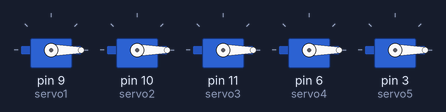
Recording of a sketch running on a simulated Arduino Uno, built with avr-gcc and run on an emulated ATmega328P. Parts: 5 × servo.

Above: at 0.1 s.
At 0.6 s:
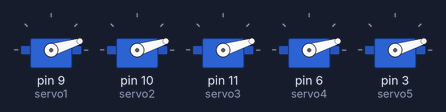
At 1.2 s:
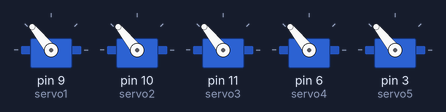
At 2.1 s:
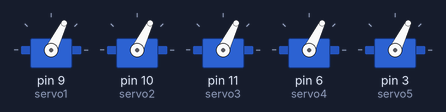
At 2.5 s:
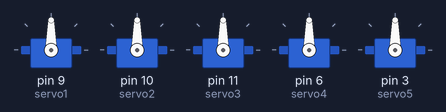
Timing chart, 0 to 4.0 s (numbered marks = the images above):
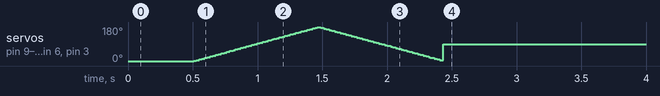

The sketch:

5servos.ino
```cpp
#include <Servo.h> // استدعاء مكتبة السيرفو

// 1. إنشاء 5 كائنات (Objects) للسيرفو
Servo servo1;
Servo servo2;
Servo servo3;
Servo servo4;
Servo servo5;

void setup() {
  // 2. توصيل كل سيرفو بالمنفذ (PIN) الخاص به
  servo1.attach(9);
  servo2.attach(10);
  servo3.attach(11);
  servo4.attach(6);
  servo5.attach(3);

  servo1.write(0);
  servo2.write(0);
  servo3.write(0);
  servo4.write(0);
  servo5.write(0);
  // الانتظار لحظة للتأكد من أن كل شيء جاهز
  delay(500);

  // --- بدء المهمة المطلوبة ---

  // 3. الجزء الأول: حركة "Sweep" (مسح)
  // (هذه الحركة ستستغرق حوالي ثانيتين مع هذا التأخير)

  // حركة من 0 إلى 180 درجة
  for (int pos = 0; pos <= 180; pos += 1) {
    servo1.write(pos);
    servo2.write(pos);
    servo3.write(pos);
    servo4.write(pos);
    servo5.write(pos);
    delay(5); // تأخير بسيط لجعل الحركة مرئية (تقريباً 1 ثانية)
  }

  // حركة العودة من 180 إلى 0 درجة
  for (int pos = 180; pos >= 0; pos -= 1) {
    servo1.write(pos);
    servo2.write(pos);
    servo3.write(pos);
    servo4.write(pos);
    servo5.write(pos);
    delay(5); // تأخير بسيط (تقريباً 1 ثانية)
  }

  // 4. الجزء الثاني: التوقف عند 90 درجة
  // بعد انتهاء الـ "Sweep"، اجعلها كلها تقف عند 90
  servo1.write(90);
  servo2.write(90);
  servo3.write(90);
  servo4.write(90);
  servo5.write(90);
}

void loop() {
  // لا نضع أي كود هنا، لأننا نريد تنفيذ المهمة مرة واحدة فقط.
}
```
